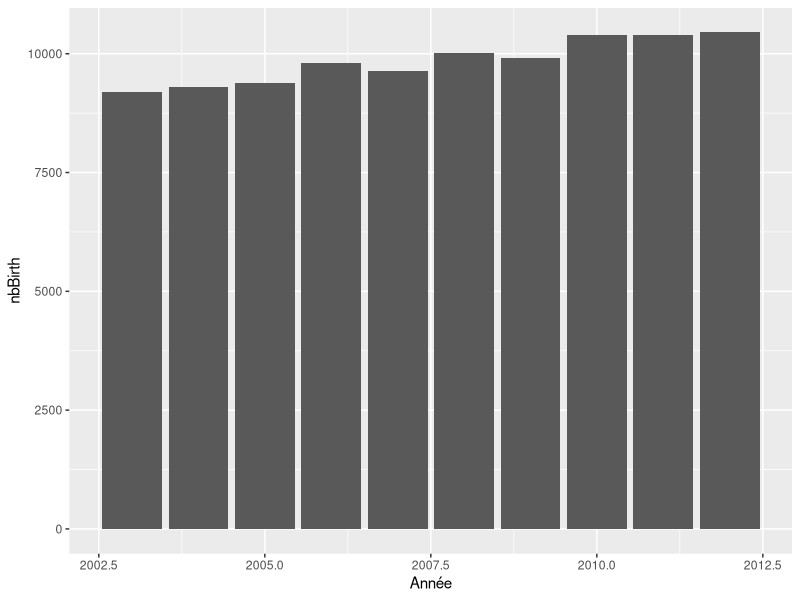
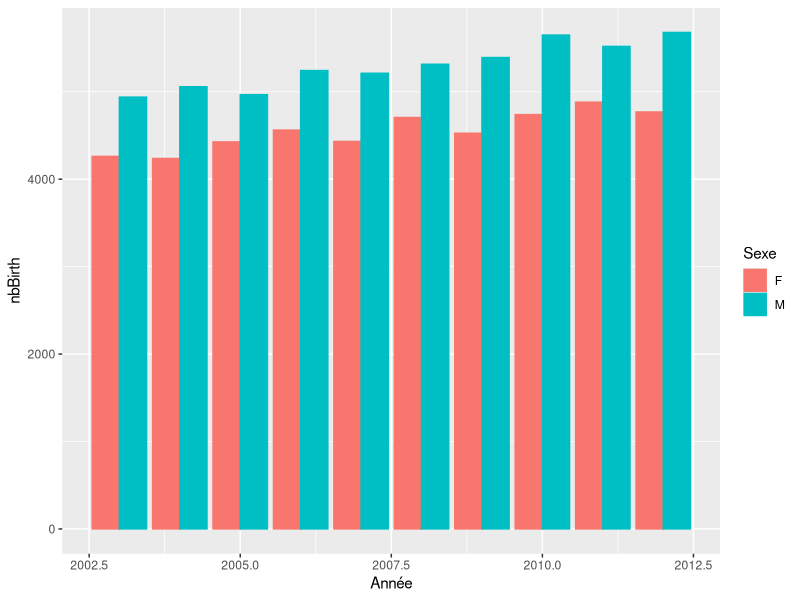
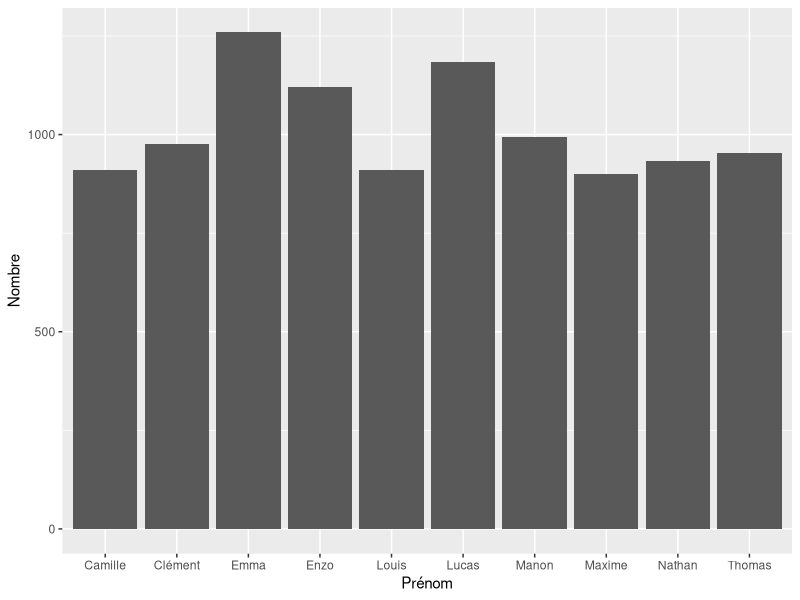
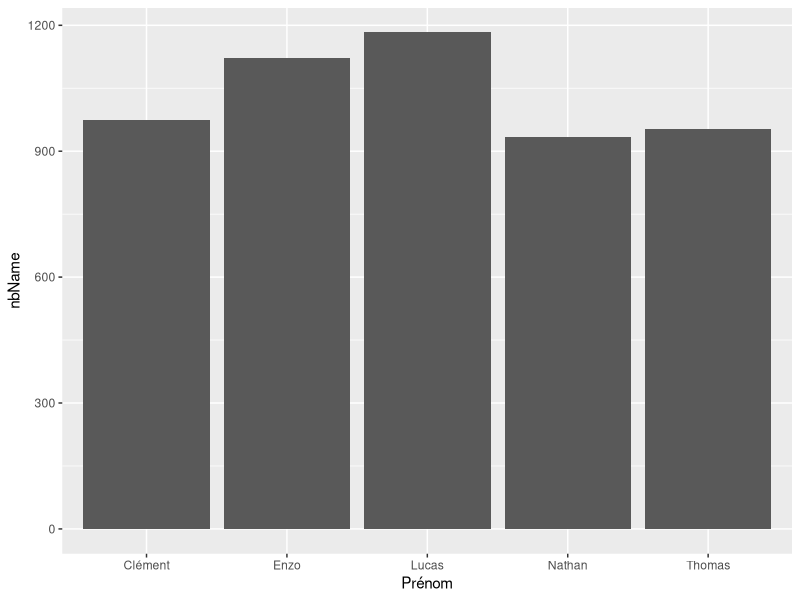

The R source for these figures, in order:
setwd("D:\\Etudes\\INSA\\5ISS\\Big_Data\\TP")

library(ggplot2)
library(plyr)
library(reshape2)

####################################
###   1. Plots and Given Names   ###
####################################

prenoms<-read.csv("prenoms.csv",encoding = "UTF-8",sep=";")

# number of birth by year
nbBirthByYear<-ddply(prenoms,"Année",summarise,nbBirth=sum(Nombre))
ggplot(nbBirthByYear,aes(Année,nbBirth))+geom_bar(stat="identity")

# number of male/female births by year
nbBirthByGenderByYear<-ddply(prenoms,c("Année","Sexe"),summarise,nbBirth=sum(Nombre))
ggplot(nbBirthByGenderByYear,aes(Année,nbBirth,color=Sexe))+geom_bar(stat="identity",position = "dodge",aes(fill=Sexe))

# find a name in the dataset
findName<-function(name){
  return (length(which(prenoms$Prénom == name)) > 0)
}

trueName<-"Safa"
fakeName<-"Tehema"
findName(trueName)
findName(fakeName)

# top 10 most given names
countNames<-ddply(prenoms,"Prénom",summarise,nbName=sum(Nombre))
topTenNames<-countNames[order(countNames$nbName,decreasing = TRUE),][1:10,]
ggplot(topTenNames,aes(Prénom,nbName))+geom_bar(stat="identity")+xlab("Prénom")+ylab("Nombre")

# top 5 given names by sex + their evolution
countNamesBySex<-ddply(prenoms,c("Prénom","Sexe"),summarise,nbName=sum(Nombre))

countMaleNames<-countNamesBySex[countNamesBySex$Sexe=="M",]
topFiveMaleNames<-countMaleNames[order(countMaleNames$nbName,decreasing = TRUE),][1:5,]

countFemaleNames<-countNamesBySex[countNamesBySex$Sexe=="F",]
topFiveFemaleNames<-countFemaleNames[order(countFemaleNames$nbName,decreasing = TRUE),][1:5,]

ggplot(topFiveMaleNames,aes(Prénom,nbName))+geom_bar(stat="identity")
